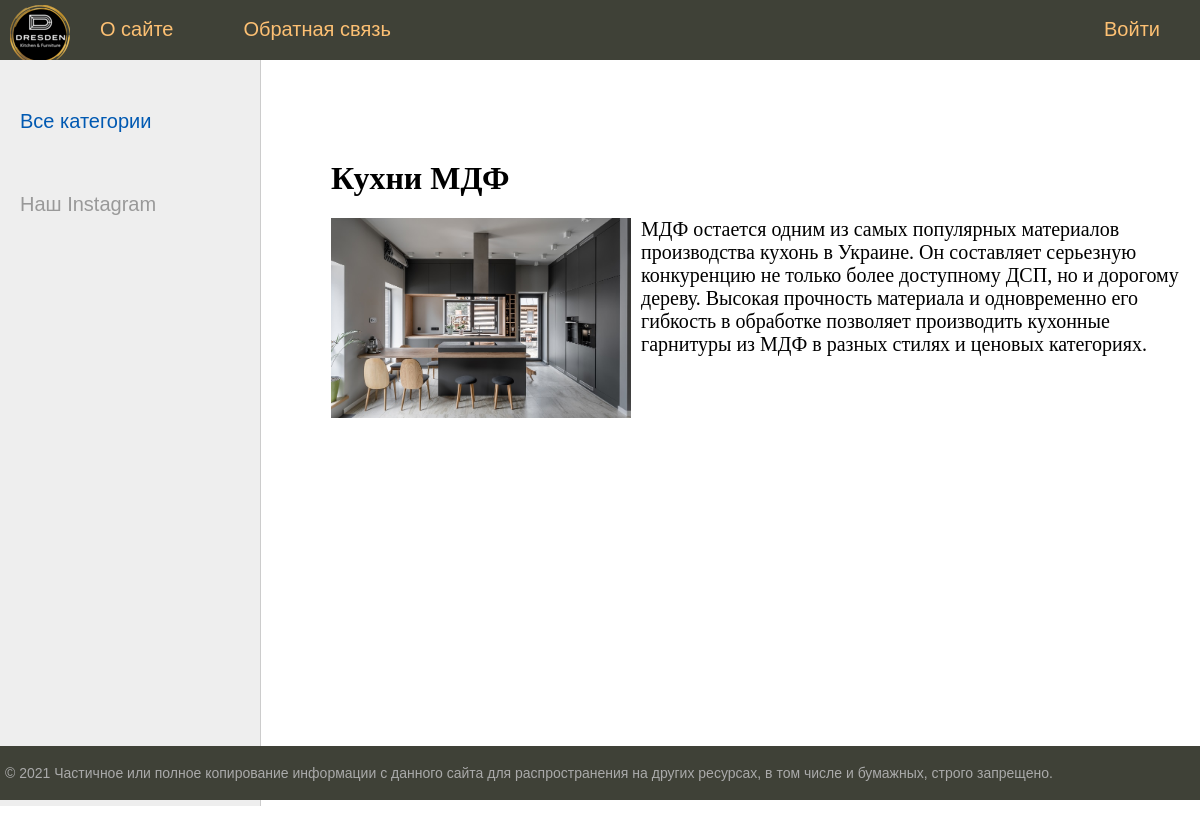
The app's page /post/kuhni-mdf/ with its own data.
### furniture/models.py (models this page shows, shortened)
class Furniture(models.Model):
    title = models.CharField(max_length=255, verbose_name="Заголовок")
    slug = models.SlugField(max_length=255, unique=True, db_index=True, verbose_name="URL")
    content = models.TextField(blank=True, verbose_name="Контент")
    photo = models.ImageField(upload_to="photos/%Y/%m/%d/", verbose_name="Фото")
    time_create = models.DateTimeField(auto_now_add=True)
    time_update = models.DateTimeField(auto_now=True)
    is_published = models.BooleanField(default=True, verbose_name="Публикация")
    cat = models.ForeignKey('Category', on_delete=models.PROTECT, verbose_name="Категории")
    def __str__(self):
        return self.title
    class Meta:
        ordering = ['id']

### furniture/views.py (the view)
# urls.py: path('post/<slug:post_slug>/', ShowPost.as_view(), name='post'),
class ShowPost(DataMixin, DetailView):
    model = Furniture
    template_name = 'furniture/post.html'
    slug_url_kwarg = 'post_slug'
    context_object_name = 'post'
    def get_context_data(self, *, object_list=None, **kwargs):
        context = super().get_context_data(**kwargs)
        c_def = self.get_user_context(title=context['post'])
        return context | c_def

### furniture/utils.py (called while the page is built)
    def get_user_context(self, **kwargs):
        context = kwargs
        cats = Category.objects.all()
        user_menu = menu.copy()
        if not self.request.user.is_authenticated:
            user_menu.pop(1)
        context['menu'] = user_menu
        context['cats'] = cats
        if 'cat_selected' not in context:
            context['cat_selected'] = 0
        return context

### furniture/templates/furniture/post.html
{% extends 'furniture/base.html' %}
{% block content %}
<h1>{{post.title}}</h1>
{% if post.photo %}
<p><img class="img-article-left" src="{{post.photo.url}}"></p>
{% endif %}
{{post.content|linebreaks}}
{% endblock %}

### furniture/static/furniture/css/styles.css (style rules this page uses)
html, body { font-family: 'Arial'; margin: 0; padding: 0; height: 100%; width: 100%; color: #444; }
img { max-width: 600px; height: auto; }
img.img-article-left { max-width: 300px; height: auto; float: left; padding: 0 10px 10px 0; }
.content-text h1 { font-size: 32px; }

### records on screen
Furniture: title "Кухни МДФ", photo (picture), content "МДФ остается одним из самых популярных материалов производства кухонь в Украине. Он составляет серьезную конкуренцию не только более доступному ДСП, но и дорогому дереву. Высокая прочность материала и одновременно его гибкость в обработке позволяет производить кухонные гарнитуры из МДФ в разных стилях и ценовых категориях."

### other values on screen
{{ m.title }} "О сайте" "Обратная связь"
{{ m.title }} "Войти"
